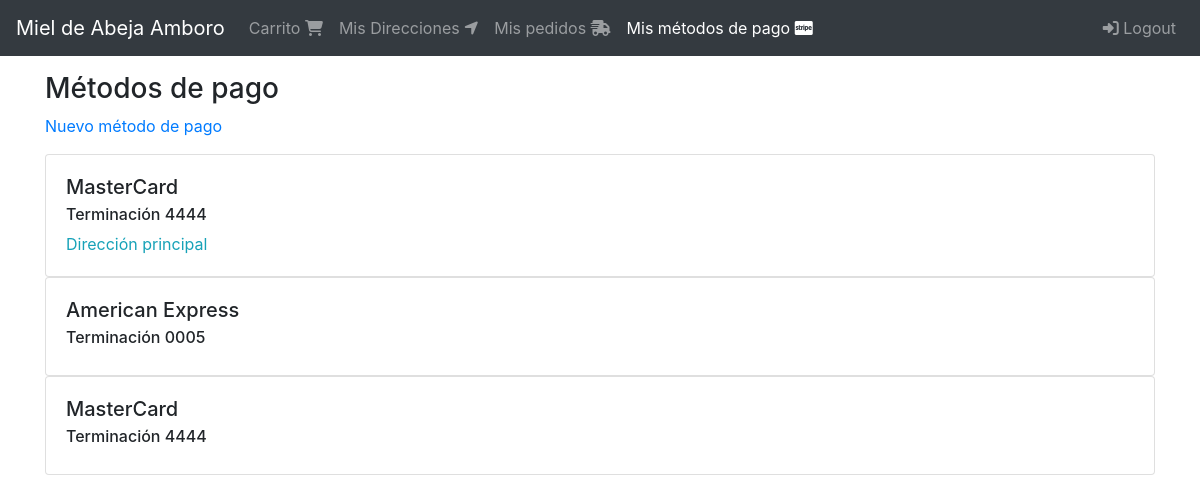
The page /pagos/ (signed in) on the database its author committed.
### billing_profiles/models.py (models this page shows, shortened)
class BillingProfile(models.Model):
    user = models.ForeignKey(User, on_delete=models.CASCADE)
    token = models.CharField(max_length=50, null=False, blank=False)
    card_id = models.CharField(max_length=50, null=False, blank=False)
    last4 = models.CharField(max_length=4, null=False, blank=False)
    brand = models.CharField(max_length=10, null=False, blank=False)
    default = models.BooleanField(default=False)
    created_at = models.DateTimeField(auto_now_add=True)
    objects = BillingProfileManager()

### billing_profiles/views.py (the view)
# urls.py: path('', views.BillingProfileListView.as_view(), name='billing_profiles'),
class BillingProfileListView(LoginRequiredMixin, ListView):
    login_url = 'login'
    template_name = 'billing_profiles/billing_profiles.html'
    def get_queryset(self):
        return self.request.user.billing_profiles

### users/models.py (called while the page is built)
    @property
    def billing_profiles(self):
        return self.billingprofile_set.all().order_by('-default')

### billing_profiles/templates/billing_profiles/billing_profiles.html
{% extends 'base.html' %}
{% block content %}
  <div class="col">
    <div class="h3">
      Métodos de pago
    </div>
    <div class="">
      <a href="{% url 'billing_profiles:create' %}">Nuevo método de pago</a>
    </div>
    <div class="mt-3">
      {% for billing_profile in object_list %}
        {% include 'billing_profiles/snippets/billing_profile.html' %}
      {% endfor %}
    </div>
  </div>
{% endblock %}

### billing_profiles/templates/billing_profiles/snippets/billing_profile.html
<div class="card">
  <div class="card-body">
    <h5 class="card-title">{{ billing_profile.brand }}</h5>
    <h6 class="card-subtitle">
      Terminación {{ billing_profile.last4 }}
    </h6>
    <div class="mt-2 text-info">
      {% if billing_profile.default %}
        Dirección principal
      {% endif %}
    </div>
  </div>
</div>

### rows shown on the page
BillingProfile: brand "MasterCard", last4 "4444", default "Dirección principal"
BillingProfile: brand "American Express", last4 "0005"
BillingProfile: brand "MasterCard", last4 "4444"
